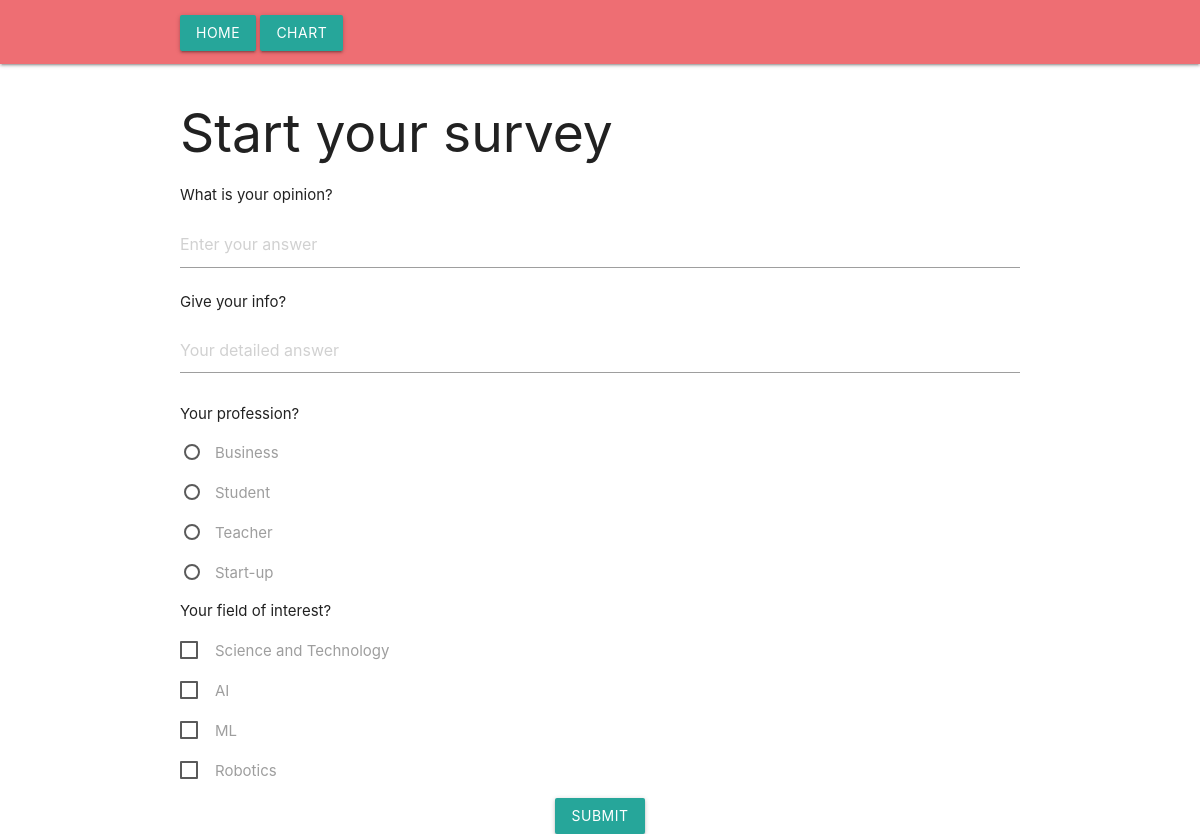
The app's page /feedback/4 with its own data.
### home/models.py (models this page shows, shortened)
class Question(models.Model):
    QUSTION_CHOICE = (
        ('Text','Text'),
        ('BigText', 'BigText'),
        ('Radio', 'Radio'),
        ('Checkbox', 'Checkbox')
    )
    question = models.CharField(max_length=100)
    question_type = models.CharField(choices=QUSTION_CHOICE, max_length=100)

class Options(models.Model):
    question = models.ForeignKey(Question, related_name="options", on_delete=models.CASCADE)
    option_name = models.CharField(max_length=100)

### home/views.py (the view, shortened to what this page needs)
# urls.py: path('feedback/<int:id>', views.customer_feedback, name='customer-feedback'),
def customer_feedback(request, id):
    feedback = CustomerFeedback.objects.get(id=id)
    context = {
        'questions': feedback.question.all()
    }
    return render(request, 'survey.html', context)

### templates/survey.html (shortened to what this page needs)
{% extends "base.html" %}
{% block container %}
{% include "header.html" %}
<div class="container" style="margin-top: 40px;">
    <h2>Start your survey</h2>
    <form method="post">
        {% for question in questions %}
        <div class="card-content">
            <span class="card-title">{{question.question}}</span>
            <div class="input-field">
                {% if question.question_type == "Text" %}
                <input type="text" required name="response_{{question.id}}" class="validate" placeholder="Enter your answer">
                {% elif question.question_type == "BigText" %}
                <textarea required name="response_{{question.id}}" placeholder="Your detailed answer"
                    class="materialize-textarea"></textarea>
                {% elif question.question_type == "Radio" %}
                {% for option in question.options.all %}
                <p>
                    <label>
                        <span>{{ option.option_name }}</span>
                    </label>
                </p>
                {% endfor %}
                {% elif question.question_type == "Checkbox" %}
                {% for option in question.options.all %}
                <p>
                    <label>
                        <span>{{ option.option_name }}</span>
                    </label>
                </p>
                {% endfor %}
                {% endif %}
            </div>
        </div>
        {% endfor %}
        <div class="center-align">
            <button type="submit" class="btn waves-effect waves-ligth">Submit</button>
        </div>
    </form>
</div>
{% endblock container %}

### templates/base.html (shortened to what this page needs)
<!doctype html>
<html lang="en">
  <head>
    <link rel="stylesheet" href="https://cdnjs.cloudflare.com/ajax/libs/materialize/1.0.0/css/materialize.min.css">
  </head>
  <body>
    {% block container %}
    {% endblock %}
  </body>
</html>

### templates/header.html
<nav class="navbar shadow">
  <div class="container justify-content-center">
    <a class="btn btn-outline-success mx-2" type="button" href="/">Home</a>
    <a class="btn btn-outline-success mx-2" type="button" href="/graph/">Chart</a>
  </div>
</nav>

### records on screen
Question: question "What is your opinion?"
Question: question "Give your info?", id "Your detailed answer"
Question: question "Your profession?"
Options: option_name "Business"
Options: option_name "Student"
Options: option_name "Teacher"
Options: option_name "Start-up"
Question: question "Your field of interest?"
Options: option_name "Science and Technology"
Options: option_name "AI"
Options: option_name "ML"
Options: option_name "Robotics"
